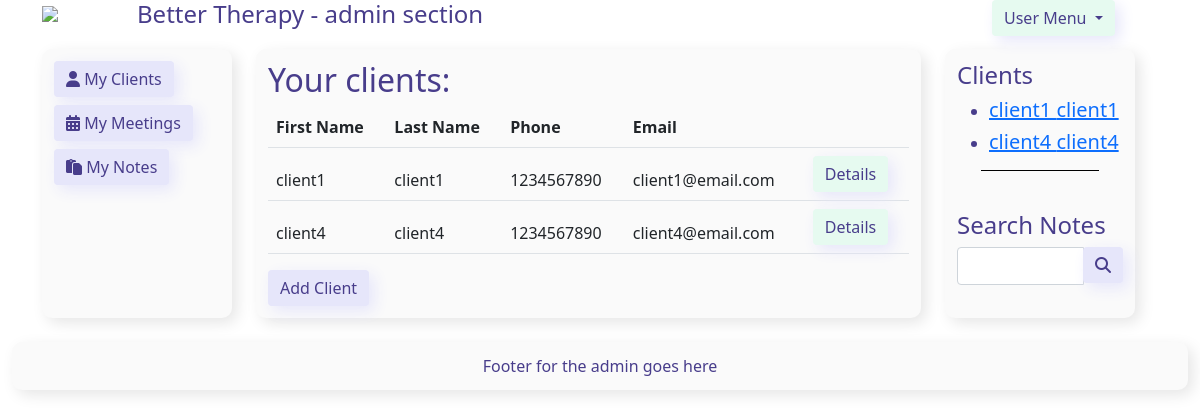
Page /code/admin/clients.php on the committed database.
### tables this page shows
CREATE TABLE client (  
    id int NOT NULL primary key AUTO_INCREMENT,
    firstName varchar(50),
    lastName varchar(50),
    phone char(10),
    email varchar(50),
    password varchar(255) NOT NULL DEFAULT 'PASSWORD',
    createdAt DATETIME,
    lastSeen DATETIME,
    therapist int,
    FOREIGN KEY (therapist) REFERENCES therapist(id)
);

### code/models.php (called while the page is built, shortened)
<?php
$host = 'better_database';
$database = 'bettertherapy';
$user = 'better';
$pass = 'base2';
$charset = 'utf8mb4';
$dsn = "mysql:host=$host;dbname=$database;charset=$charset";
$options = [
    PDO::ATTR_ERRMODE => PDO::ERRMODE_EXCEPTION,
    PDO::ATTR_DEFAULT_FETCH_MODE => PDO::FETCH_ASSOC,
    PDO::ATTR_EMULATE_PREPARES => false,
];
try {
    $pdo = new PDO($dsn, $user, $pass, $options);
} catch (\PDOException $e) {
    throw new \PDOException($e->getMessage(), (int)$e->getCode());
}
function getClientList($therapist_id) {
    global $pdo;
    $client_list = $pdo->prepare('SELECT * from client WHERE therapist = ?');
    $client_list->execute([$therapist_id]);
    $result = $client_list->fetchAll();
    return $result;
};

### code/admin/clients.php (the view, shortened to what this page needs)
<?php include 'includes/admin_header.php' ?>
<?php include '../models.php'?>
<div class="container">
    <div class="row">
        <div class="col-2 admin-box">
            <?php include 'includes/admin_navigation.php' ?>
        </div>
        <div class="col-7 admin-box">
            <div class="row"><h2>Your clients:</h2></div>
            <?php $clients = getClientList('1');?>
            <table class="table">
                <thead>
                <tr>
                    <th scope="col">First Name</th>
                    <th scope="col">Last Name</th>
                    <th scope="col">Phone</th>
                    <th scope="col">Email</th>
                    <th scope="col"></th>
                </tr>
                <?php foreach ($clients as $row) {
                    ?>
                    <tr>
                        <td><?php echo $row['firstName'];?></td>
                        <td><?php echo $row['lastName'];?></td>
                        <td><?php echo $row['phone'];?></td>
                        <td><?php echo $row['email'];?></td>
                        <td><?php $id = $row['id'];?><a href='client_details.php?id=<?php echo $id;?>' class="btn btn-info">Details</a></td>
                    </tr>
                <?php } ?>
                </thead>
            </table>
            <a href='client_add.php?' class="btn btn-primary">Add Client</a>
        </div>
        <?php include 'includes/admin_sidebar.php'?>
    </div>
</div>
<?php include 'includes/admin_footer.php' ?>

### code/admin/includes/admin_sidebar.php
<div class="col-2 admin-box">
    <h4>Clients</h4>
    <?php
    $therapist = '1';
    $clients = getClientList($therapist);
    ?>
    <ul>
            <?php foreach ($clients as $client) {
                ?><li>
                <h5>
                    <a href="./client_meeting.php?id=<?php echo $client['id'];?>">
                        <?php echo $client['firstName']." ".$client['lastName']?>
                    </a>
                </h5>
                </li>
    <?php } ?>
    </ul>
    <div class="separator"></div>
    <h4>Search Notes</h4>
    <form action="../admin/notes_search.php" method="get">
        <div class="input-group">
            <input type="text" name="search" class="form-control">
            <span class="input-group-btn">
                <button name="submit" class="btn btn-primary" type="submit">
                    <span class="fas fa-search"></span>
                </button>
            </span>
        </div>
    </form>
</div>

### code/admin/styles/admin_style.css (style rules this page uses)
* { box-sizing: border-box; }
.admin-box { background: rgb(250, 250, 250); box-shadow: 5px 5px 15px rgb(230, 230, 230); color:darkslateblue; margin: 1vw; border-radius: 10px; padding: 1vw; }
.btn-primary { background: rgb(230, 230, 250); color:darkslateblue; border: 0px solid gray; box-shadow: 5px 5px 15px rgb(230, 230, 250); }
.btn-info { background: rgb(230, 250, 240); color:darkslateblue; border: 0px solid gray; box-shadow: 5px 5px 15px rgb(230, 230, 250); }
.separator { height: 1px; background: black; margin: 1vh 3vh 5vh 3vh; }

### rows in the picture
client: firstName "client1", lastName "client1", phone "1234567890", email "client1@email.com"
client: firstName "client4", lastName "client4", phone "1234567890", email "client4@email.com"
